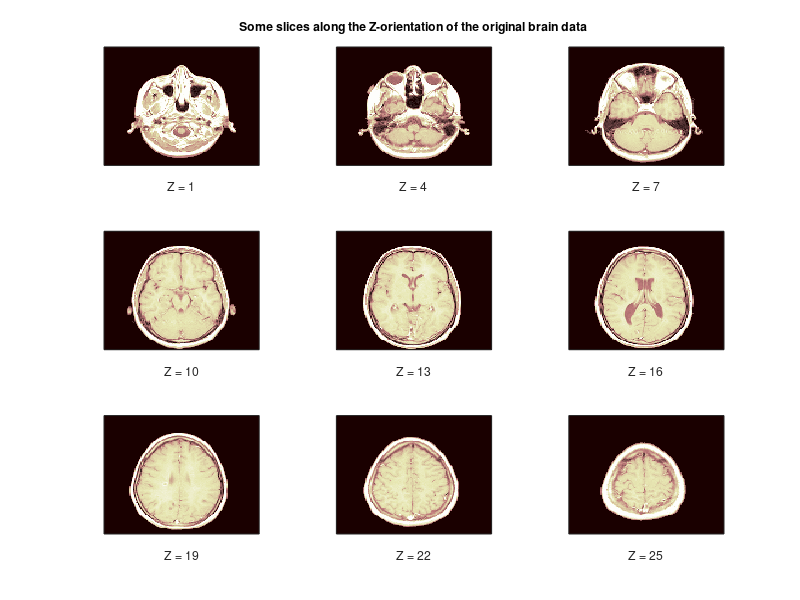
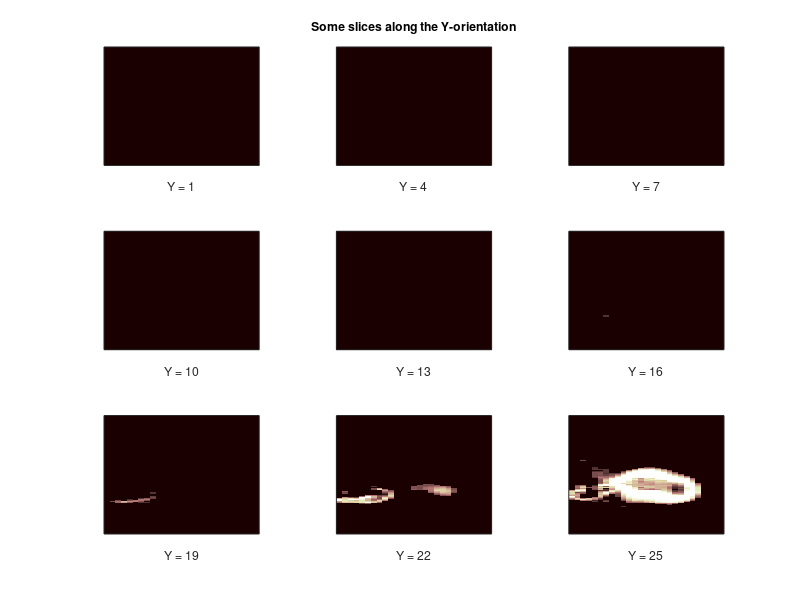

These charts were generated, in order, by the following MATLAB code: (Note: this script raises an error after producing the figures.)
%% Wavelet Analysis for 3D Data
% This example shows how to analyze 3D data using the three-dimensional
% wavelet analysis tool, and how to display low-pass and high-pass
% components along a given slice. The example focuses on magnetic resonance
% images.
%
% A key feature of this analysis is to track the optimal, or at least a
% good, wavelet-based sparsity of the image which is the lowest percentage
% of transform coefficients sufficient for diagnostic-quality
% reconstruction.
%
% To illustrate this, we keep the approximation of a 3D MRI to show the
% complexity reduction. The result can be improved if the images were
% transformed and reconstructed from the largest transform coefficients
% where the definition of the quality is assessed by medical specialists. 
%
% We will see that Wavelet transform for brain images allows efficient and
% accurate reconstructions involving only 5-10% of the coefficients.

% Copyright 2009-2014 The MathWorks, Inc.

%% Load and Display 3D MRI Data
% First, load the |wmri.mat| file which is built from the MRI data set that
% comes with MATLAB(R).
load wmri

%%
% We now display some slices along the Z-orientation of the original brain
% data.
map = pink(90);
idxImages = 1:3:size(X,3);
figure('DefaultAxesXTick',[],'DefaultAxesYTick',[],...
    'DefaultAxesFontSize',8,'Color','w')
colormap(map)
for k = 1:9
    j = idxImages(k);
    subplot(3,3,k);
    image(X(:,:,j));
    xlabel(['Z = ' int2str(j)]);
    if k==2
        title('Some slices along the Z-orientation of the original brain data');
    end
end

%%
% We now switch to the Y-orientation slice.
perm = [1 3 2];
XP = permute(X,perm);
figure('DefaultAxesXTick',[],'DefaultAxesYTick',[],...
    'DefaultAxesFontSize',8,'Color','w')
colormap(map)
for k = 1:9
    j = idxImages(k);
    subplot(3,3,k); 
    image(XP(:,:,j)); 
    xlabel(['Y = ' int2str(j)]);
    if k==2
    	title('Some slices along the Y-orientation');
    end
end
clear XP

%% Multilevel 3D Wavelet Decomposition
% Compute the wavelet decomposition of the 3D data at level 3. 
n = 3;                   % Decomposition Level 
w = 'sym4';              % Near symmetric wavelet
WT = wavedec3(X,n,w);    % Multilevel 3D wavelet decomposition.

%% Multilevel 3D Wavelet Reconstruction
% Reconstruct from coefficients the approximations and details for levels 1 to 3.
A = cell(1,n);
D = cell(1,n);
for k = 1:n
    A{k} = waverec3(WT,'a',k);   % Approximations (low-pass components)
    D{k} = waverec3(WT,'d',k);   % Details (high-pass components)
end

%%
% Check for perfect reconstruction.
err = zeros(1,n);
for k = 1:n
    E = double(X)-A{k}-D{k};
    err(k) = max(abs(E(:)));
end
disp(err)

%% Display Low-Pass and High-Pass Components
% The reconstructed approximations and details along the Z-orientation are
% displayed below.
nbIMG = 6;
idxImages_New = [1 7 10 16 19 25];
for ik = 1:nbIMG
    j = idxImages_New(ik);
    figure('DefaultAxesXTick',[],'DefaultAxesYTick',[],...
        'DefaultAxesFontSize',8,'Color','w')
    colormap(map)
    for k = 1:n
        labstr = [int2str(k) ' - Z = ' int2str(j)];
        subplot(2,n,k);
        image(A{k}(:,:,j));
        xlabel(['A' labstr]);
        if k==2
        	title(['Approximations and details at level 1 to 3 - Slice = ' num2str(j)]);
        end
        subplot(2,n,k+n);
        imagesc(abs(D{k}(:,:,j)));
        xlabel(['D' labstr]);
    end
end

%% 3D Display of Original Data and Approximation at Level 2
% The size of the 3D original array X is *(128 x 128 x 27) = 442368*. We
% can use a 3D display to show it.
figure('DefaultAxesXTick',[],'DefaultAxesYTick',[],...
        'DefaultAxesFontSize',8,'Color','w')
XR = X;
Ds = smooth3(XR);
hiso = patch(isosurface(Ds,5),'FaceColor',[1,.75,.65],'EdgeColor','none');
hcap = patch(isocaps(XR,5),'FaceColor','interp','EdgeColor','none');
colormap(map)
daspect(gca,[1,1,.4])
lightangle(305,30); 
fig = gcf;
fig.Renderer = 'zbuffer';
lighting phong
isonormals(Ds,hiso)
hcap.AmbientStrength = .6;
hiso.SpecularColorReflectance = 0;
hiso.SpecularExponent = 50;
ax = gca;
ax.View = [215,30];
ax.Box = 'On';
axis tight
title('Original Data');

%%
% The 3D array of the coefficients of approximation at level 2, whose size 
% is *(22 x 22 x 9) = 4356*, is less than 1% the size of the original data.
% With these coefficients, we can reconstruct A2, the approximation at
% level 2,  which is a kind of compression of the original 3D array. 
% A2 can also be shown using a 3D display.
figure('DefaultAxesXTick',[],'DefaultAxesYTick',[],...
        'DefaultAxesFontSize',8,'Color','w')
XR = A{2};
Ds = smooth3(XR);
hiso = patch(isosurface(Ds,5),'FaceColor',[1,.75,.65],'EdgeColor','none');
hcap = patch(isocaps(XR,5),'FaceColor','interp','EdgeColor','none');
colormap(map)
daspect(gca,[1,1,.4])
lightangle(305,30); 
fig = gcf;
fig.Renderer = 'zbuffer';
lighting phong
isonormals(Ds,hiso)
hcap.AmbientStrength = .6;
hiso.SpecularColorReflectance = 0;
hiso.SpecularExponent = 50;
ax = gca;
ax.View = [215,30];
ax.Box = 'On';
axis tight
title('Approximation at level 2');

%% Summary
% This example shows how to use 3D wavelet functions to analyze 3D data. The
% corresponding GUI tool lets you perform the same steps more easily, such
% as simulating 3D visualization using an animation across different
% slices.

displayEndOfDemoMessage(mfilename)
